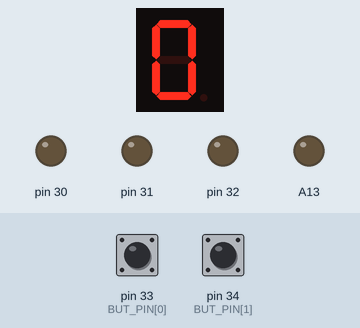
The sketch below on a simulated Arduino Mega 2560, built with avr-gcc and run on an emulated ATmega2560. Parts: 1-digit seven-segment display, output pins drawn as LEDs (lit = HIGH). Wiring (inferred from the names in the program): 1-digit 7-segment display, segments lit when LOW: segments pin 2, pin 3, pin 4, pin 5, pin 6, pin 7, pin 8. The test bench sets the inputs (shaded band); at power-on: pin 33 (BUT_PIN[0]) HIGH, pin 34 (BUT_PIN[1]) HIGH. The segment pins are drawn as the display they are named for; pins used as bus, display or sensor lines are not drawn.

Above: at 0.16 s.
At 1.2 s:
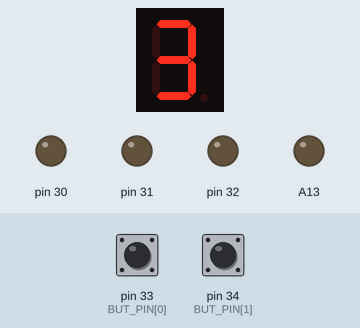
1.3 s: pin 33 (BUT_PIN[0]) pulled LOW for 3.2 s
At 1.3 s:
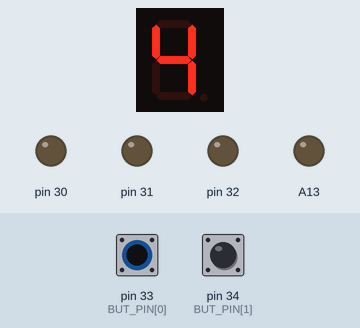
Timing chart, 0 to 4.3 s (numbered marks = the images above; inputs shaded):
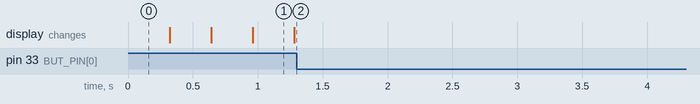

The sketch:

Midterm.ino
```cpp
/*
 Name:		Midterm.ino
 Created:	2019/11/3 上午 01:20:22
 Author:	s2862
*/
#define CA1 30
#define CA2 31
#define CA3 32

int BUT_PIN[] = { 33,34 };
byte segs[] = { 2, 3, 4, 5, 6, 7, 8 };

byte seven_seg_digits[10][7] =
{
	{ 0,0,0,0,0,0,1 },
	{ 1,0,0,1,1,1,1 },
	{ 0,0,1,0,0,1,0 },
	{ 0,0,0,0,1,1,0 },
	{ 1,0,0,1,1,0,0 },
	{ 0,1,0,0,1,0,0 },
	{ 0,1,0,0,0,0,0 },
	{ 0,0,0,1,1,1,1 },
	{ 0,0,0,0,0,0,0 },
	{ 0,0,0,1,1,0,0 }
};

bool SW(int);
void action(int);
void show(int);

int num = 0, add = 1;
unsigned long pre_time;

void setup()
{
	for (int i = 0; i < 7; i++)
		pinMode(segs[i], OUTPUT);
	for (byte i = CA1; i <= CA3; i++)
		pinMode(i, OUTPUT);
	for (int i = 0; i < 2; i++)
		pinMode(BUT_PIN[i], INPUT_PULLUP);
	pinMode(A13, OUTPUT);
	digitalWrite(A13, LOW);
	show(0);
	pre_time = millis();
}

void loop()
{
	for (int i = 0; i < 2; i++)
		if (SW(BUT_PIN[i]))
			action(i);
	if (millis() - pre_time >= 300)
	{
		pre_time = millis();
		num += add;
		num > 5 ? num = 0 : NULL;
		num < 0 ? num = 5 : NULL;
		show(num);
	}
}

bool SW(int pin)
{
	delay(20);
	bool sw = digitalRead(pin);
	if (!sw)
	{
		do
		{
			delay(20);
			sw = digitalRead(pin);
		} while (!sw);
		return true;
	}
	return false;
}

void action(int s)
{
	switch (s)
	{
	case 0:
		add = 1;
		break;
	case 1:
		add = -1;
		break;
	}
}

void show(int n)
{
	for (int i = 0; i < 7; i++)
		digitalWrite(segs[i], seven_seg_digits[n][i]);
}
```
